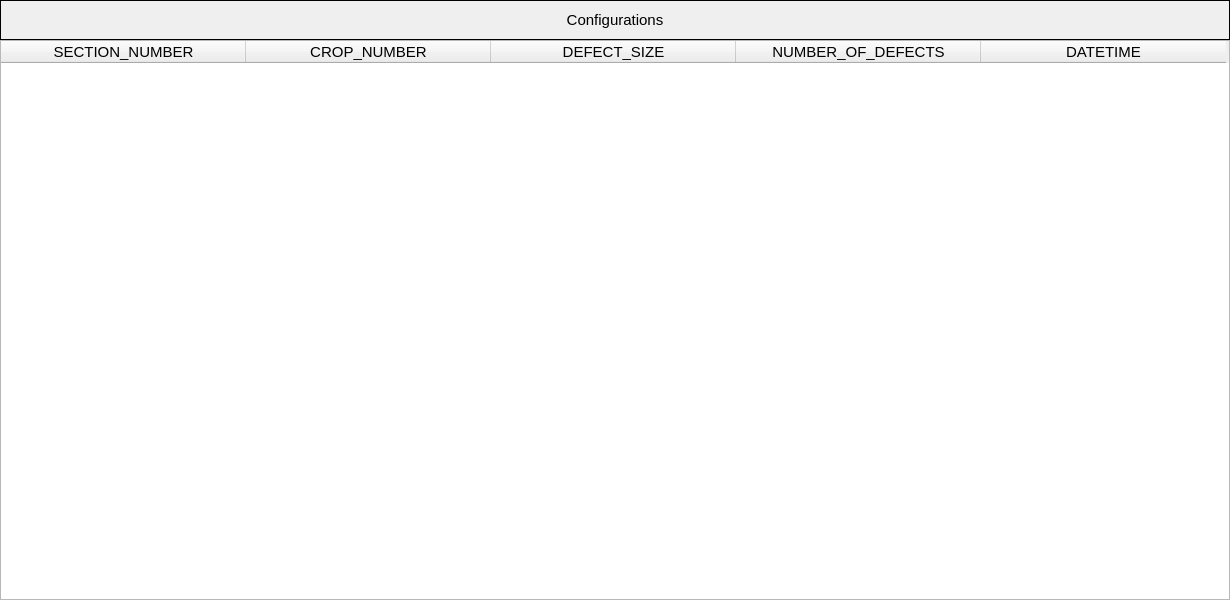
<?xml version="1.0" encoding="UTF-8"?>
<ui version="4.0">
 <class>MainWindow</class>
 <widget class="QMainWindow" name="MainWindow">
  <property name="geometry">
   <rect>
    <x>0</x>
    <y>0</y>
    <width>1230</width>
    <height>600</height>
   </rect>
  </property>
  <property name="windowTitle">
   <string>MainWindow</string>
  </property>
  <widget class="QWidget" name="centralwidget">
   <widget class="QTableWidget" name="tableWidget">
    <property name="geometry">
     <rect>
      <x>0</x>
      <y>40</y>
      <width>1230</width>
      <height>560</height>
     </rect>
    </property>
    <property name="font">
     <font>
      <pointsize>11</pointsize>
     </font>
    </property>
    <attribute name="horizontalHeaderDefaultSectionSize">
     <number>245</number>
    </attribute>
    <column>
     <property name="text">
      <string>SECTION_NUMBER</string>
     </property>
    </column>
    <column>
     <property name="text">
      <string>CROP_NUMBER</string>
     </property>
    </column>
    <column>
     <property name="text">
      <string>DEFECT_SIZE</string>
     </property>
    </column>
    <column>
     <property name="text">
      <string>NUMBER_OF_DEFECTS</string>
     </property>
    </column>
    <column>
     <property name="text">
      <string>DATETIME</string>
     </property>
    </column>
   </widget>
   <widget class="QLabel" name="label">
    <property name="geometry">
     <rect>
      <x>0</x>
      <y>0</y>
      <width>1230</width>
      <height>40</height>
     </rect>
    </property>
    <property name="font">
     <font>
      <pointsize>11</pointsize>
     </font>
    </property>
    <property name="autoFillBackground">
     <bool>true</bool>
    </property>
    <property name="frameShape">
     <enum>QFrame::Box</enum>
    </property>
    <property name="text">
     <string>Configurations</string>
    </property>
    <property name="alignment">
     <set>Qt::AlignCenter</set>
    </property>
   </widget>
  </widget>
 </widget>
 <resources/>
 <connections/>
</ui>
